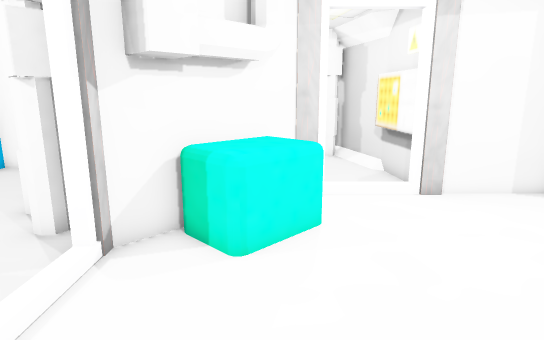
View 1 (above)

12 first-person views from a walk through a Unity game level. The camera is 1.5 m above the floor, tilts 12° down and sees 75° across. The floor is counted in squares, 0.5 m on a side. Each view is taken from the middle of a square. On the plan, view 1 faces up. The plan holds only what a view shows up to about 20 squares ahead; the rest is blank. The place goes on beyond the plan. The player is left out. Some animated figures are not drawn. Door leaves are left out, so doorways stand open.

View 2
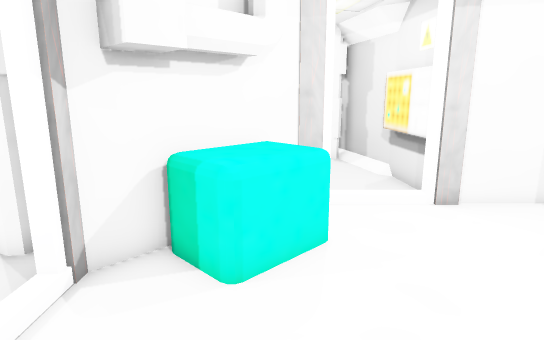

View 3
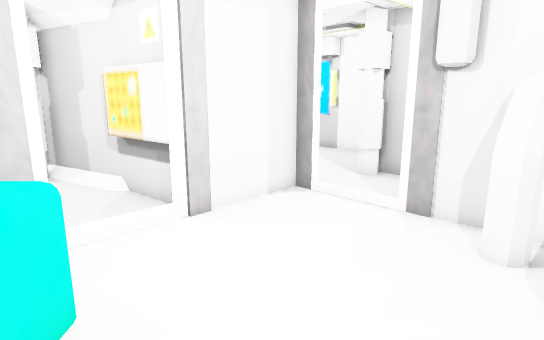

View 4
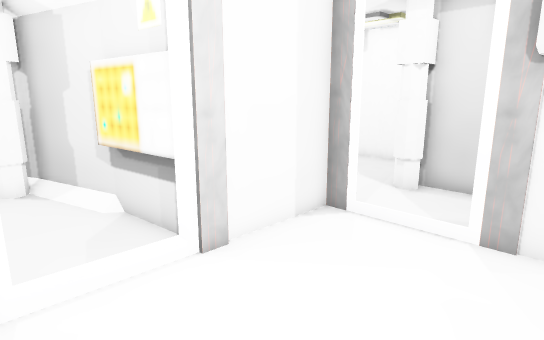

View 5
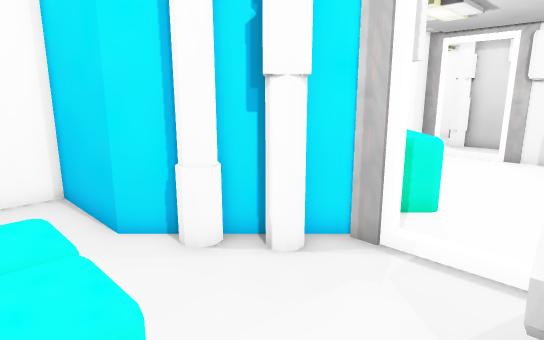

View 6
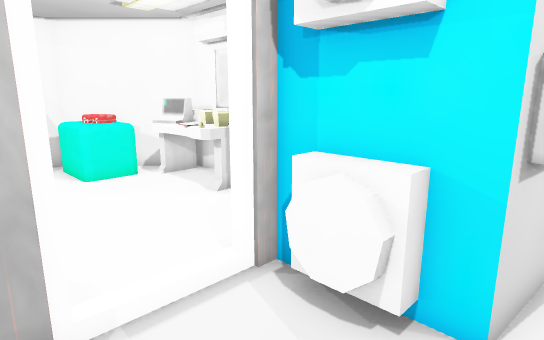

View 7
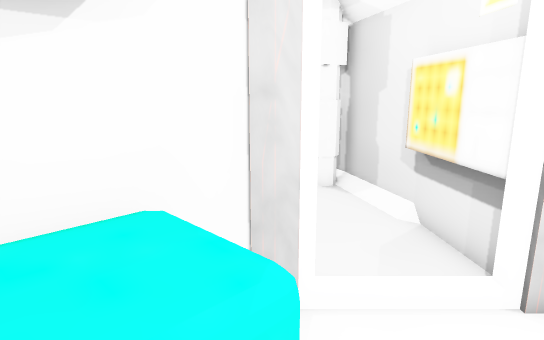

View 8
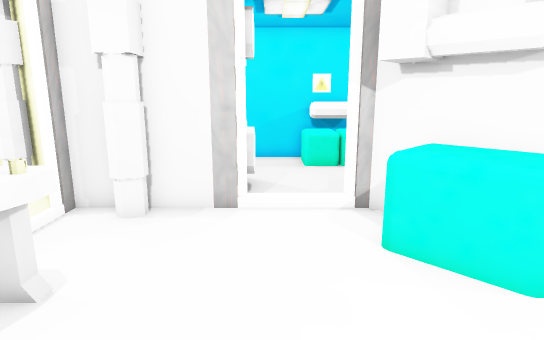

View 9
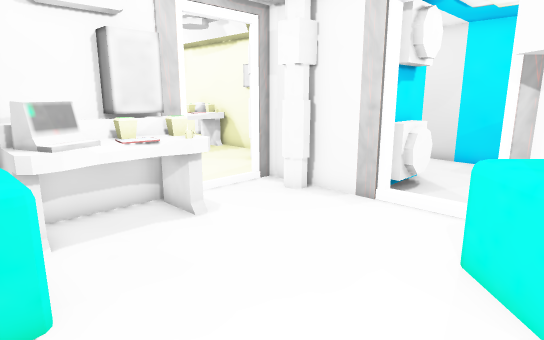

View 10
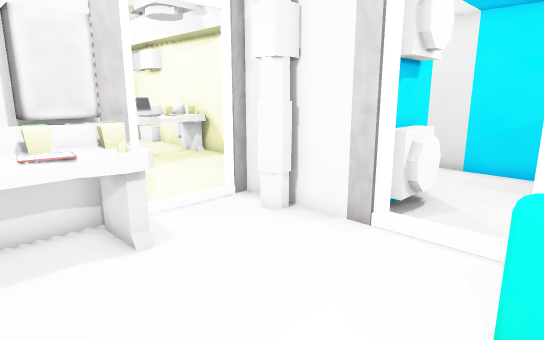

View 11
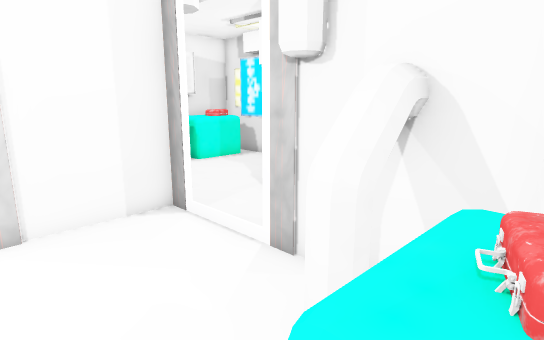

View 12
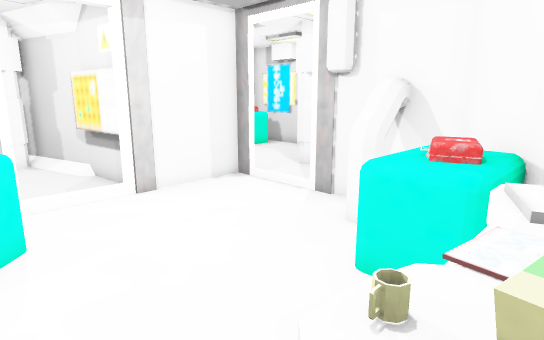

### Floor plan
Points are (right, up) in squares from view 1. A wall is a line through its corners. A room is listed if a view was taken in it or the views show most of it. See-through windows are left out.
Room 1 (views 1, 2, 3, 4, 7, 8, 9, 10, 11, 12)
walls: (1.6, 10.6) (0.8, 10.6) (-3.2, 6.6) (-3.2, 6); (1.5, -0.8) (2.6, -0.8); (-3.2, 3.4) (-3.2, 0.5); (4.4, -1.4) (4.8, -1.4) (8.8, 2.6) (8.8, 7.1); (1.5, -1.4) (2.6, -1.4); (-2.7, 0.9) (-2.3, 0.5); (0.1, -1.4) (0.6, -1.4); (8.8, 9.6) (8.8, 10.6) (4.4, 10.6); (-3.2, -1.4) (-2.4, -1.4)
ways out: open door at (-3.4, 4.8) to room 2; open door at (-1, -1); open door at (2.5, 11); open door at (9, 8)
objects: other object (-3, 0) to (-2, 0); machine (-2, 6) to (1, 9); table (1, -1) to (5, 1); machine (5, 1) to (8, 3); other object (7, 4) to (9, 5)
Room 2 (views 5, 6)
walls: (-3.7, 6) (-3.7, 6.6); (-7.1, 14.5) (-8.7, 14.5)
ways out: open door at (-3.4, 4.8) to room 1; opening at (-9, 3)
objects: other object (-11, 3) to (-9, 8)

Positions as (right, up) in squares from view 1, and headings:
1: (0, 0), facing up
2: (0, 1), facing up
3: (0, 3), facing up-right
4: (1, 5), facing up-right
5: (-10, 3), facing up-right
6: (-8, 7), facing down-right
7: (1, 6), facing up
8: (6, 4), facing left
9: (6, 8), facing down-left
10: (4, 7), facing down-left
11: (4, 2), facing up-right
12: (0, 0), facing up-right
